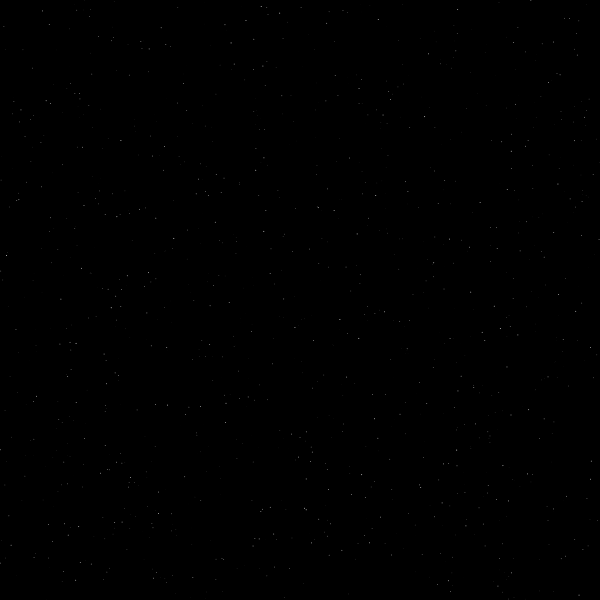
Frame 1 (no input)
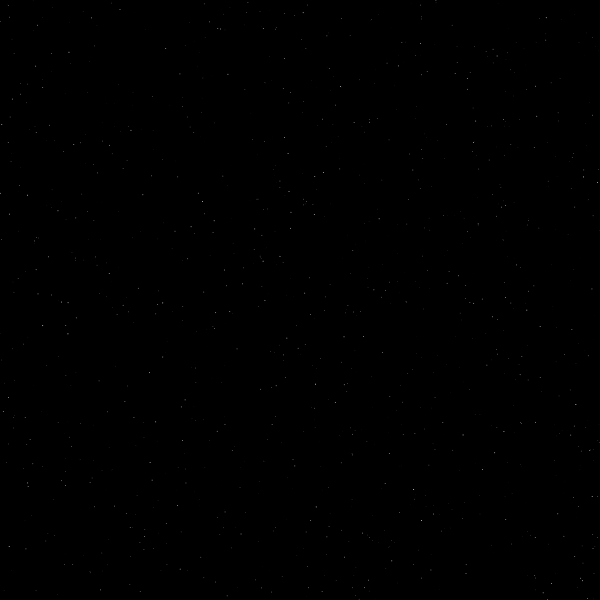
Frame 60 (the mouse pressed at the canvas centre just before this capture)
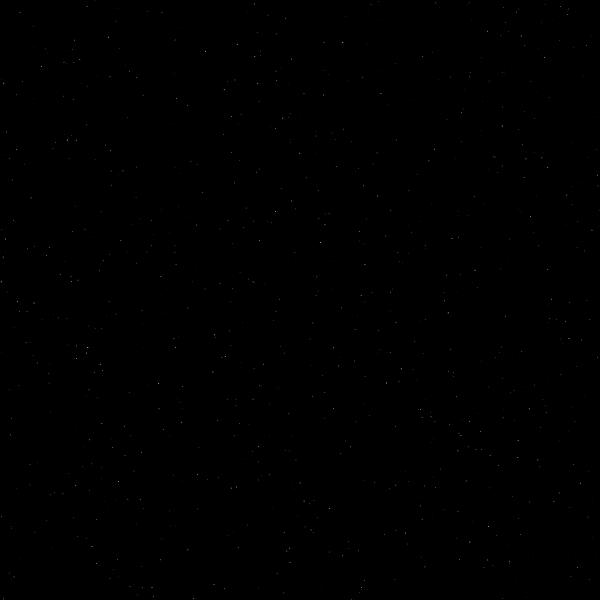
Frame 120 (the mouse held since frame 60 and released just before this capture)

The Processing sketch that drew these frames (run headless with seeded random() and noise(); from frame 60 on, the mouse is pressed at the canvas centre):

// Processing sketch: processing_84195
// ── processing_84195.pde

void setup ()
{
  size(600,600);
  smooth();
}
void draw ()
{
background(0);
noStroke();
fill(250);


ellipse(random(0,600),random(0,600),random(0,1),random(0,1));
ellipse(random(0,600),random(0,600),random(0,1),random(0,1));
ellipse(random(0,600),random(0,600),random(0,1),random(0,1));
ellipse(random(0,600),random(0,600),random(0,1),random(0,1));
ellipse(random(0,600),random(0,600),random(0,1),random(0,1));
ellipse(random(0,600),random(0,600),random(0,1),random(0,1));
ellipse(random(0,600),random(0,600),random(0,1),random(0,1));
ellipse(random(0,600),random(0,600),random(0,1),random(0,1));
ellipse(random(0,600),random(0,600),random(0,1),random(0,1));
ellipse(random(0,600),random(0,600),random(0,1),random(0,1));
ellipse(random(0,600),random(0,600),random(0,1),random(0,1));
ellipse(random(0,600),random(0,600),random(0,1),random(0,1));
ellipse(random(0,600),random(0,600),random(0,1),random(0,1));
ellipse(random(0,600),random(0,600),random(0,1),random(0,1));
ellipse(random(0,600),random(0,600),random(0,1),random(0,1));
ellipse(random(0,600),random(0,600),random(0,1),random(0,1));
ellipse(random(0,600),random(0,600),random(0,1),random(0,1));
ellipse(random(0,600),random(0,600),random(0,1),random(0,1));
ellipse(random(0,600),random(0,600),random(0,1),random(0,1));
ellipse(random(0,600),random(0,600),random(0,1),random(0,1));
ellipse(random(0,600),random(0,600),random(0,1),random(0,1));
ellipse(random(0,600),random(0,600),random(0,1),random(0,1));
ellipse(random(0,600),random(0,600),random(0,1),random(0,1));
ellipse(random(0,600),random(0,600),random(0,1),random(0,1));
ellipse(random(0,600),random(0,600),random(0,1),random(0,1));
ellipse(random(0,600),random(0,600),random(0,1),random(0,1));
ellipse(random(0,600),random(0,600),random(0,1),random(0,1));
ellipse(random(0,600),random(0,600),random(0,1),random(0,1));
ellipse(random(0,600),random(0,600),random(0,1),random(0,1));
ellipse(random(0,600),random(0,600),random(0,1),random(0,1));
ellipse(random(0,600),random(0,600),random(0,1),random(0,1));
ellipse(random(0,600),random(0,600),random(0,1),random(0,1));
ellipse(random(0,600),random(0,600),random(0,1),random(0,1));
ellipse(random(0,600),random(0,600),random(0,1),random(0,1));
ellipse(random(0,600),random(0,600),random(0,1),random(0,1));
ellipse(random(0,600),random(0,600),random(0,1),random(0,1));
ellipse(random(0,600),random(0,600),random(0,1),random(0,1));
ellipse(random(0,600),random(0,600),random(0,1),random(0,1));
ellipse(random(0,600),random(0,600),random(0,1),random(0,1));
ellipse(random(0,600),random(0,600),random(0,1),random(0,1));
ellipse(random(0,600),random(0,600),random(0,1),random(0,1));
ellipse(random(0,600),random(0,600),random(0,1),random(0,1));
ellipse(random(0,600),random(0,600),random(0,1),random(0,1));
ellipse(random(0,600),random(0,600),random(0,1),random(0,1));
ellipse(random(0,600),random(0,600),random(0,1),random(0,1));
ellipse(random(0,600),random(0,600),random(0,1),random(0,1));
ellipse(random(0,600),random(0,600),random(0,1),random(0,1));
ellipse(random(0,600),random(0,600),random(0,1),random(0,1));
ellipse(random(0,600),random(0,600),random(0,1),random(0,1));
ellipse(random(0,600),random(0,600),random(0,1),random(0,1));
ellipse(random(0,600),random(0,600),random(0,1),random(0,1));
ellipse(random(0,600),random(0,600),random(0,1),random(0,1));
ellipse(random(0,600),random(0,600),random(0,1),random(0,1));
ellipse(random(0,600),random(0,600),random(0,1),random(0,1));
ellipse(random(0,600),random(0,600),random(0,1),random(0,1));
ellipse(random(0,600),random(0,600),random(0,1),random(0,1));
ellipse(random(0,600),random(0,600),random(0,1),random(0,1));
ellipse(random(0,600),random(0,600),random(0,1),random(0,1));
ellipse(random(0,600),random(0,600),random(0,1),random(0,1));
ellipse(random(0,600),random(0,600),random(0,1),random(0,1));
ellipse(random(0,600),random(0,600),random(0,1),random(0,1));
ellipse(random(0,600),random(0,600),random(0,1),random(0,1));
ellipse(random(0,600),random(0,600),random(0,1),random(0,1));
ellipse(random(0,600),random(0,600),random(0,1),random(0,1));
ellipse(random(0,600),random(0,600),random(0,1),random(0,1));
ellipse(random(0,600),random(0,600),random(0,1),random(0,1));
ellipse(random(0,600),random(0,600),random(0,1),random(0,1));
ellipse(random(0,600),random(0,600),random(0,1),random(0,1));
ellipse(random(0,600),random(0,600),random(0,1),random(0,1));
ellipse(random(0,600),random(0,600),random(0,1),random(0,1));
ellipse(random(0,600),random(0,600),random(0,1),random(0,1));
ellipse(random(0,600),random(0,600),random(0,1),random(0,1));
ellipse(random(0,600),random(0,600),random(0,1),random(0,1));
ellipse(random(0,600),random(0,600),random(0,1),random(0,1));
ellipse(random(0,600),random(0,600),random(0,1),random(0,1));
ellipse(random(0,600),random(0,600),random(0,1),random(0,1));
ellipse(random(0,600),random(0,600),random(0,1),random(0,1));
ellipse(random(0,600),random(0,600),random(0,1),random(0,1));
ellipse(random(0,600),random(0,600),random(0,1),random(0,1));
ellipse(random(0,600),random(0,600),random(0,1),random(0,1));
ellipse(random(0,600),random(0,600),random(0,1),random(0,1));
ellipse(random(0,600),random(0,600),random(0,1),random(0,1));
ellipse(random(0,600),random(0,600),random(0,1),random(0,1));
ellipse(random(0,600),random(0,600),random(0,1),random(0,1));
ellipse(random(0,600),random(0,600),random(0,1),random(0,1));
ellipse(random(0,600),random(0,600),random(0,1),random(0,1));
ellipse(random(0,600),random(0,600),random(0,1),random(0,1));
ellipse(random(0,600),random(0,600),random(0,1),random(0,1));
ellipse(random(0,600),random(0,600),random(0,1),random(0,1));
ellipse(random(0,600),random(0,600),random(0,1),random(0,1));
ellipse(random(0,600),random(0,600),random(0,1),random(0,1));
ellipse(random(0,600),random(0,600),random(0,1),random(0,1));
ellipse(random(0,600),random(0,600),random(0,1),random(0,1));
ellipse(random(0,600),random(0,600),random(0,1),random(0,1));
ellipse(random(0,600),random(0,600),random(0,1),random(0,1));
ellipse(random(0,600),random(0,600),random(0,1),random(0,1));
ellipse(random(0,600),random(0,600),random(0,1),random(0,1));
ellipse(random(0,600),random(0,600),random(0,1),random(0,1));
ellipse(random(0,600),random(0,600),random(0,1),random(0,1));
ellipse(random(0,600),random(0,600),random(0,1),random(0,1));
ellipse(random(0,600),random(0,600),random(0,1),random(0,1));
ellipse(random(0,600),random(0,600),random(0,1),random(0,1));
ellipse(random(0,600),random(0,600),random(0,1),random(0,1));
ellipse(random(0,600),random(0,600),random(0,1),random(0,1));
ellipse(random(0,600),random(0,600),random(0,1),random(0,1));
ellipse(random(0,600),random(0,600),random(0,1),random(0,1));
ellipse(random(0,600),random(0,600),random(0,1),random(0,1));
ellipse(random(0,600),random(0,600),random(0,1),random(0,1));
ellipse(random(0,600),random(0,600),random(0,1),random(0,1));
ellipse(random(0,600),random(0,600),random(0,1),random(0,1));
ellipse(random(0,600),random(0,600),random(0,1),random(0,1));
ellipse(random(0,600),random(0,600),random(0,1),random(0,1));
ellipse(random(0,600),random(0,600),random(0,1),random(0,1));
ellipse(random(0,600),random(0,600),random(0,1),random(0,1));
ellipse(random(0,600),random(0,600),random(0,1),random(0,1));
ellipse(random(0,600),random(0,600),random(0,1),random(0,1));
ellipse(random(0,600),random(0,600),random(0,1),random(0,1));
ellipse(random(0,600),random(0,600),random(0,1),random(0,1));
ellipse(random(0,600),random(0,600),random(0,1),random(0,1));
ellipse(random(0,600),random(0,600),random(0,1),random(0,1));
ellipse(random(0,600),random(0,600),random(0,1),random(0,1));
ellipse(random(0,600),random(0,600),random(0,1),random(0,1));
ellipse(random(0,600),random(0,600),random(0,1),random(0,1));
ellipse(random(0,600),random(0,600),random(0,1),random(0,1));
ellipse(random(0,600),random(0,600),random(0,1),random(0,1));
ellipse(random(0,600),random(0,600),random(0,1),random(0,1));
ellipse(random(0,600),random(0,600),random(0,1),random(0,1));
ellipse(random(0,600),random(0,600),random(0,1),random(0,1));
ellipse(random(0,600),random(0,600),random(0,1),random(0,1));
ellipse(random(0,600),random(0,600),random(0,1),random(0,1));
ellipse(random(0,600),random(0,600),random(0,1),random(0,1));
ellipse(random(0,600),random(0,600),random(0,1),random(0,1));
ellipse(random(0,600),random(0,600),random(0,1),random(0,1));
ellipse(random(0,600),random(0,600),random(0,1),random(0,1));
ellipse(random(0,600),random(0,600),random(0,1),random(0,1));
ellipse(random(0,600),random(0,600),random(0,1),random(0,1));
ellipse(random(0,600),random(0,600),random(0,1),random(0,1));
ellipse(random(0,600),random(0,600),random(0,1),random(0,1));
ellipse(random(0,600),random(0,600),random(0,1),random(0,1));
ellipse(random(0,600),random(0,600),random(0,1),random(0,1));
ellipse(random(0,600),random(0,600),random(0,1),random(0,1));
ellipse(random(0,600),random(0,600),random(0,1),random(0,1));
ellipse(random(0,600),random(0,600),random(0,1),random(0,1));
ellipse(random(0,600),random(0,600),random(0,1),random(0,1));
ellipse(random(0,600),random(0,600),random(0,1),random(0,1));
ellipse(random(0,600),random(0,600),random(0,1),random(0,1));
ellipse(random(0,600),random(0,600),random(0,1),random(0,1));
ellipse(random(0,600),random(0,600),random(0,1),random(0,1));
ellipse(random(0,600),random(0,600),random(0,1),random(0,1));
ellipse(random(0,600),random(0,600),random(0,1),random(0,1));
ellipse(random(0,600),random(0,600),random(0,1),random(0,1));
ellipse(random(0,600),random(0,600),random(0,1),random(0,1));
ellipse(random(0,600),random(0,600),random(0,1),random(0,1));
ellipse(random(0,600),random(0,600),random(0,1),random(0,1));
ellipse(random(0,600),random(0,600),random(0,1),random(0,1));
ellipse(random(0,600),random(0,600),random(0,1),random(0,1));
ellipse(random(0,600),random(0,600),random(0,1),random(0,1));
ellipse(random(0,600),random(0,600),random(0,1),random(0,1));
ellipse(random(0,600),random(0,600),random(0,1),random(0,1));
ellipse(random(0,600),random(0,600),random(0,1),random(0,1));
ellipse(random(0,600),random(0,600),random(0,1),random(0,1));
ellipse(random(0,600),random(0,600),random(0,1),random(0,1));
ellipse(random(0,600),random(0,600),random(0,1),random(0,1));
ellipse(random(0,600),random(0,600),random(0,1),random(0,1));
ellipse(random(0,600),random(0,600),random(0,1),random(0,1));
ellipse(random(0,600),random(0,600),random(0,1),random(0,1));
ellipse(random(0,600),random(0,600),random(0,1),random(0,1));
ellipse(random(0,600),random(0,600),random(0,1),random(0,1));
ellipse(random(0,600),random(0,600),random(0,1),random(0,1));
ellipse(random(0,600),random(0,600),random(0,1),random(0,1));
ellipse(random(0,600),random(0,600),random(0,1),random(0,1));
ellipse(random(0,600),random(0,600),random(0,1),random(0,1));
ellipse(random(0,600),random(0,600),random(0,1),random(0,1));
ellipse(random(0,600),random(0,600),random(0,1),random(0,1));
ellipse(random(0,600),random(0,600),random(0,1),random(0,1));
ellipse(random(0,600),random(0,600),random(0,1),random(0,1));
ellipse(random(0,600),random(0,600),random(0,1),random(0,1));
ellipse(random(0,600),random(0,600),random(0,1),random(0,1));
ellipse(random(0,600),random(0,600),random(0,1),random(0,1));
ellipse(random(0,600),random(0,600),random(0,1),random(0,1));
ellipse(random(0,600),random(0,600),random(0,1),random(0,1));
ellipse(random(0,600),random(0,600),random(0,1),random(0,1));
ellipse(random(0,600),random(0,600),random(0,1),random(0,1));
ellipse(random(0,600),random(0,600),random(0,1),random(0,1));
ellipse(random(0,600),random(0,600),random(0,1),random(0,1));
ellipse(random(0,600),random(0,600),random(0,1),random(0,1));
ellipse(random(0,600),random(0,600),random(0,1),random(0,1));
ellipse(random(0,600),random(0,600),random(0,1),random(0,1));
ellipse(random(0,600),random(0,600),random(0,1),random(0,1));
ellipse(random(0,600),random(0,600),random(0,1),random(0,1));
ellipse(random(0,600),random(0,600),random(0,1),random(0,1));
ellipse(random(0,600),random(0,600),random(0,1),random(0,1));
ellipse(random(0,600),random(0,600),random(0,1),random(0,1));
ellipse(random(0,600),random(0,600),random(0,1),random(0,1));
ellipse(random(0,600),random(0,600),random(0,1),random(0,1));
ellipse(random(0,600),random(0,600),random(0,1),random(0,1));
ellipse(random(0,600),random(0,600),random(0,1),random(0,1));
ellipse(random(0,600),random(0,600),random(0,1),random(0,1));
ellipse(random(0,600),random(0,600),random(0,1),random(0,1));
ellipse(random(0,600),random(0,600),random(0,1),random(0,1));
ellipse(random(0,600),random(0,600),random(0,1),random(0,1));
ellipse(random(0,600),random(0,600),random(0,1),random(0,1));
ellipse(random(0,600),random(0,600),random(0,1),random(0,1));
ellipse(random(0,600),random(0,600),random(0,1),random(0,1));
ellipse(random(0,600),random(0,600),random(0,1),random(0,1));
ellipse(random(0,600),random(0,600),random(0,1),random(0,1));
ellipse(random(0,600),random(0,600),random(0,1),random(0,1));
ellipse(random(0,600),random(0,600),random(0,1),random(0,1));
ellipse(random(0,600),random(0,600),random(0,1),random(0,1));
ellipse(random(0,600),random(0,600),random(0,1),random(0,1));
ellipse(random(0,600),random(0,600),random(0,1),random(0,1));
ellipse(random(0,600),random(0,600),random(0,1),random(0,1));
ellipse(random(0,600),random(0,600),random(0,1),random(0,1));
ellipse(random(0,600),random(0,600),random(0,1),random(0,1));
ellipse(random(0,600),random(0,600),random(0,1),random(0,1));
ellipse(random(0,600),random(0,600),random(0,1),random(0,1));
ellipse(random(0,600),random(0,600),random(0,1),random(0,1));
ellipse(random(0,600),random(0,600),random(0,1),random(0,1));
ellipse(random(0,600),random(0,600),random(0,1),random(0,1));
ellipse(random(0,600),random(0,600),random(0,1),random(0,1));
ellipse(random(0,600),random(0,600),random(0,1),random(0,1));
ellipse(random(0,600),random(0,600),random(0,1),random(0,1));
ellipse(random(0,600),random(0,600),random(0,1),random(0,1));
ellipse(random(0,600),random(0,600),random(0,1),random(0,1));
ellipse(random(0,600),random(0,600),random(0,1),random(0,1));
ellipse(random(0,600),random(0,600),random(0,1),random(0,1));
ellipse(random(0,600),random(0,600),random(0,1),random(0,1));
ellipse(random(0,600),random(0,600),random(0,1),random(0,1));
ellipse(random(0,600),random(0,600),random(0,1),random(0,1));
ellipse(random(0,600),random(0,600),random(0,1),random(0,1));
ellipse(random(0,600),random(0,600),random(0,1),random(0,1));
ellipse(random(0,600),random(0,600),random(0,1),random(0,1));
ellipse(random(0,600),random(0,600),random(0,1),random(0,1));
ellipse(random(0,600),random(0,600),random(0,1),random(0,1));
ellipse(random(0,600),random(0,600),random(0,1),random(0,1));
ellipse(random(0,600),random(0,600),random(0,1),random(0,1));
ellipse(random(0,600),random(0,600),random(0,1),random(0,1));
ellipse(random(0,600),random(0,600),random(0,1),random(0,1));
ellipse(random(0,600),random(0,600),random(0,1),random(0,1));
ellipse(random(0,600),random(0,600),random(0,1),random(0,1));
ellipse(random(0,600),random(0,600),random(0,1),random(0,1));
ellipse(random(0,600),random(0,600),random(0,1),random(0,1));
ellipse(random(0,600),random(0,600),random(0,1),random(0,1));
ellipse(random(0,600),random(0,600),random(0,1),random(0,1));
ellipse(random(0,600),random(0,600),random(0,1),random(0,1));
ellipse(random(0,600),random(0,600),random(0,1),random(0,1));
ellipse(random(0,600),random(0,600),random(0,1),random(0,1));
ellipse(random(0,600),random(0,600),random(0,1),random(0,1));
ellipse(random(0,600),random(0,600),random(0,1),random(0,1));
ellipse(random(0,600),random(0,600),random(0,1),random(0,1));
ellipse(random(0,600),random(0,600),random(0,1),random(0,1));
ellipse(random(0,600),random(0,600),random(0,1),random(0,1));
ellipse(random(0,600),random(0,600),random(0,1),random(0,1));
ellipse(random(0,600),random(0,600),random(0,1),random(0,1));
ellipse(random(0,600),random(0,600),random(0,1),random(0,1));
ellipse(random(0,600),random(0,600),random(0,1),random(0,1));
ellipse(random(0,600),random(0,600),random(0,1),random(0,1));
ellipse(random(0,600),random(0,600),random(0,1),random(0,1));
ellipse(random(0,600),random(0,600),random(0,1),random(0,1));
ellipse(random(0,600),random(0,600),random(0,1),random(0,1));
ellipse(random(0,600),random(0,600),random(0,1),random(0,1));
ellipse(random(0,600),random(0,600),random(0,1),random(0,1));
ellipse(random(0,600),random(0,600),random(0,1),random(0,1));
ellipse(random(0,600),random(0,600),random(0,1),random(0,1));
ellipse(random(0,600),random(0,600),random(0,1),random(0,1));
ellipse(random(0,600),random(0,600),random(0,1),random(0,1));
ellipse(random(0,600),random(0,600),random(0,1),random(0,1));
ellipse(random(0,600),random(0,600),random(0,1),random(0,1));
ellipse(random(0,600),random(0,600),random(0,1),random(0,1));
ellipse(random(0,600),random(0,600),random(0,1),random(0,1));
ellipse(random(0,600),random(0,600),random(0,1),random(0,1));
ellipse(random(0,600),random(0,600),random(0,1),random(0,1));
ellipse(random(0,600),random(0,600),random(0,1),random(0,1));
ellipse(random(0,600),random(0,600),random(0,1),random(0,1));
ellipse(random(0,600),random(0,600),random(0,1),random(0,1));
ellipse(random(0,600),random(0,600),random(0,1),random(0,1));
ellipse(random(0,600),random(0,600),random(0,1),random(0,1));
ellipse(random(0,600),random(0,600),random(0,1),random(0,1));
ellipse(random(0,600),random(0,600),random(0,1),random(0,1));
ellipse(random(0,600),random(0,600),random(0,1),random(0,1));
ellipse(random(0,600),random(0,600),random(0,1),random(0,1));
ellipse(random(0,600),random(0,600),random(0,1),random(0,1));
ellipse(random(0,600),random(0,600),random(0,1),random(0,1));
ellipse(random(0,600),random(0,600),random(0,1),random(0,1));
ellipse(random(0,600),random(0,600),random(0,1),random(0,1));
ellipse(random(0,600),random(0,600),random(0,1),random(0,1));
ellipse(random(0,600),random(0,600),random(0,1),random(0,1));
ellipse(random(0,600),random(0,600),random(0,1),random(0,1));
ellipse(random(0,600),random(0,600),random(0,1),random(0,1));
ellipse(random(0,600),random(0,600),random(0,1),random(0,1));
ellipse(random(0,600),random(0,600),random(0,1),random(0,1));
ellipse(random(0,600),random(0,600),random(0,1),random(0,1));
ellipse(random(0,600),random(0,600),random(0,1),random(0,1));
ellipse(random(0,600),random(0,600),random(0,1),random(0,1));
ellipse(random(0,600),random(0,600),random(0,1),random(0,1));
ellipse(random(0,600),random(0,600),random(0,1),random(0,1));
ellipse(random(0,600),random(0,600),random(0,1),random(0,1));
ellipse(random(0,600),random(0,600),random(0,1),random(0,1));
ellipse(random(0,600),random(0,600),random(0,1),random(0,1));
ellipse(random(0,600),random(0,600),random(0,1),random(0,1));
ellipse(random(0,600),random(0,600),random(0,1),random(0,1));
ellipse(random(0,600),random(0,600),random(0,1),random(0,1));
ellipse(random(0,600),random(0,600),random(0,1),random(0,1));
ellipse(random(0,600),random(0,600),random(0,1),random(0,1));
ellipse(random(0,600),random(0,600),random(0,1),random(0,1));
ellipse(random(0,600),random(0,600),random(0,1),random(0,1));
ellipse(random(0,600),random(0,600),random(0,1),random(0,1));
ellipse(random(0,600),random(0,600),random(0,1),random(0,1));
ellipse(random(0,600),random(0,600),random(0,1),random(0,1));
ellipse(random(0,600),random(0,600),random(0,1),random(0,1));
ellipse(random(0,600),random(0,600),random(0,1),random(0,1));
ellipse(random(0,600),random(0,600),random(0,1),random(0,1));
ellipse(random(0,600),random(0,600),random(0,1),random(0,1));
ellipse(random(0,600),random(0,600),random(0,1),random(0,1));
ellipse(random(0,600),random(0,600),random(0,1),random(0,1));
ellipse(random(0,600),random(0,600),random(0,1),random(0,1));
ellipse(random(0,600),random(0,600),random(0,1),random(0,1));
ellipse(random(0,600),random(0,600),random(0,1),random(0,1));
ellipse(random(0,600),random(0,600),random(0,1),random(0,1));
ellipse(random(0,600),random(0,600),random(0,1),random(0,1));
ellipse(random(0,600),random(0,600),random(0,1),random(0,1));
ellipse(random(0,600),random(0,600),random(0,1),random(0,1));
ellipse(random(0,600),random(0,600),random(0,1),random(0,1));
ellipse(random(0,600),random(0,600),random(0,1),random(0,1));
ellipse(random(0,600),random(0,600),random(0,1),random(0,1));
ellipse(random(0,600),random(0,600),random(0,1),random(0,1));
ellipse(random(0,600),random(0,600),random(0,1),random(0,1));
ellipse(random(0,600),random(0,600),random(0,1),random(0,1));
ellipse(random(0,600),random(0,600),random(0,1),random(0,1));
ellipse(random(0,600),random(0,600),random(0,1),random(0,1));
ellipse(random(0,600),random(0,600),random(0,1),random(0,1));
ellipse(random(0,600),random(0,600),random(0,1),random(0,1));
ellipse(random(0,600),random(0,600),random(0,1),random(0,1));
ellipse(random(0,600),random(0,600),random(0,1),random(0,1));
ellipse(random(0,600),random(0,600),random(0,1),random(0,1));
ellipse(random(0,600),random(0,600),random(0,1),random(0,1));
ellipse(random(0,600),random(0,600),random(0,1),random(0,1));
ellipse(random(0,600),random(0,600),random(0,1),random(0,1));
ellipse(random(0,600),random(0,600),random(0,1),random(0,1));
ellipse(random(0,600),random(0,600),random(0,1),random(0,1));
ellipse(random(0,600),random(0,600),random(0,1),random(0,1));
ellipse(random(0,600),random(0,600),random(0,1),random(0,1));
ellipse(random(0,600),random(0,600),random(0,1),random(0,1));
ellipse(random(0,600),random(0,600),random(0,1),random(0,1));
ellipse(random(0,600),random(0,600),random(0,1),random(0,1));
ellipse(random(0,600),random(0,600),random(0,1),random(0,1));
ellipse(random(0,600),random(0,600),random(0,1),random(0,1));
ellipse(random(0,600),random(0,600),random(0,1),random(0,1));
ellipse(random(0,600),random(0,600),random(0,1),random(0,1));
ellipse(random(0,600),random(0,600),random(0,1),random(0,1));
ellipse(random(0,600),random(0,600),random(0,1),random(0,1));
ellipse(random(0,600),random(0,600),random(0,1),random(0,1));
ellipse(random(0,600),random(0,600),random(0,1),random(0,1));
ellipse(random(0,600),random(0,600),random(0,1),random(0,1));
ellipse(random(0,600),random(0,600),random(0,1),random(0,1));
ellipse(random(0,600),random(0,600),random(0,1),random(0,1));
ellipse(random(0,600),random(0,600),random(0,1),random(0,1));
ellipse(random(0,600),random(0,600),random(0,1),random(0,1));
ellipse(random(0,600),random(0,600),random(0,1),random(0,1));
ellipse(random(0,600),random(0,600),random(0,1),random(0,1));
ellipse(random(0,600),random(0,600),random(0,1),random(0,1));
ellipse(random(0,600),random(0,600),random(0,1),random(0,1));
ellipse(random(0,600),random(0,600),random(0,1),random(0,1));
ellipse(random(0,600),random(0,600),random(0,1),random(0,1));
ellipse(random(0,600),random(0,600),random(0,1),random(0,1));
ellipse(random(0,600),random(0,600),random(0,1),random(0,1));
ellipse(random(0,600),random(0,600),random(0,1),random(0,1));
ellipse(random(0,600),random(0,600),random(0,1),random(0,1));
ellipse(random(0,600),random(0,600),random(0,1),random(0,1));
ellipse(random(0,600),random(0,600),random(0,1),random(0,1));
ellipse(random(0,600),random(0,600),random(0,1),random(0,1));
ellipse(random(0,600),random(0,600),random(0,1),random(0,1));
ellipse(random(0,600),random(0,600),random(0,1),random(0,1));
ellipse(random(0,600),random(0,600),random(0,1),random(0,1));
ellipse(random(0,600),random(0,600),random(0,1),random(0,1));
ellipse(random(0,600),random(0,600),random(0,1),random(0,1));
ellipse(random(0,600),random(0,600),random(0,1),random(0,1));
ellipse(random(0,600),random(0,600),random(0,1),random(0,1));
ellipse(random(0,600),random(0,600),random(0,1),random(0,1));
ellipse(random(0,600),random(0,600),random(0,1),random(0,1));
ellipse(random(0,600),random(0,600),random(0,1),random(0,1));
ellipse(random(0,600),random(0,600),random(0,1),random(0,1));
ellipse(random(0,600),random(0,600),random(0,1),random(0,1));
ellipse(random(0,600),random(0,600),random(0,1),random(0,1));
ellipse(random(0,600),random(0,600),random(0,1),random(0,1));
ellipse(random(0,600),random(0,600),random(0,1),random(0,1));
ellipse(random(0,600),random(0,600),random(0,1),random(0,1));
ellipse(random(0,600),random(0,600),random(0,1),random(0,1));
ellipse(random(0,600),random(0,600),random(0,1),random(0,1));
ellipse(random(0,600),random(0,600),random(0,1),random(0,1));
ellipse(random(0,600),random(0,600),random(0,1),random(0,1));
ellipse(random(0,600),random(0,600),random(0,1),random(0,1));
ellipse(random(0,600),random(0,600),random(0,1),random(0,1));
ellipse(random(0,600),random(0,600),random(0,1),random(0,1));
ellipse(random(0,600),random(0,600),random(0,1),random(0,1));
ellipse(random(0,600),random(0,600),random(0,1),random(0,1));
ellipse(random(0,600),random(0,600),random(0,1),random(0,1));
ellipse(random(0,600),random(0,600),random(0,1),random(0,1));
ellipse(random(0,600),random(0,600),random(0,1),random(0,1));
ellipse(random(0,600),random(0,600),random(0,1),random(0,1));
ellipse(random(0,600),random(0,600),random(0,1),random(0,1));
ellipse(random(0,600),random(0,600),random(0,1),random(0,1));
ellipse(random(0,600),random(0,600),random(0,1),random(0,1));
ellipse(random(0,600),random(0,600),random(0,1),random(0,1));
ellipse(random(0,600),random(0,600),random(0,1),random(0,1));
ellipse(random(0,600),random(0,600),random(0,1),random(0,1));
ellipse(random(0,600),random(0,600),random(0,1),random(0,1));
ellipse(random(0,600),random(0,600),random(0,1),random(0,1));
ellipse(random(0,600),random(0,600),random(0,1),random(0,1));
ellipse(random(0,600),random(0,600),random(0,1),random(0,1));
ellipse(random(0,600),random(0,600),random(0,1),random(0,1));
ellipse(random(0,600),random(0,600),random(0,1),random(0,1));
ellipse(random(0,600),random(0,600),random(0,1),random(0,1));
ellipse(random(0,600),random(0,600),random(0,1),random(0,1));
ellipse(random(0,600),random(0,600),random(0,1),random(0,1));
ellipse(random(0,600),random(0,600),random(0,1),random(0,1));
ellipse(random(0,600),random(0,600),random(0,1),random(0,1));
ellipse(random(0,600),random(0,600),random(0,1),random(0,1));
ellipse(random(0,600),random(0,600),random(0,1),random(0,1));
ellipse(random(0,600),random(0,600),random(0,1),random(0,1));
ellipse(random(0,600),random(0,600),random(0,1),random(0,1));
ellipse(random(0,600),random(0,600),random(0,1),random(0,1));
ellipse(random(0,600),random(0,600),random(0,1),random(0,1));
ellipse(random(0,600),random(0,600),random(0,1),random(0,1));
ellipse(random(0,600),random(0,600),random(0,1),random(0,1));
ellipse(random(0,600),random(0,600),random(0,1),random(0,1));
ellipse(random(0,600),random(0,600),random(0,1),random(0,1));
ellipse(random(0,600),random(0,600),random(0,1),random(0,1));
ellipse(random(0,600),random(0,600),random(0,1),random(0,1));
ellipse(random(0,600),random(0,600),random(0,1),random(0,1));
ellipse(random(0,600),random(0,600),random(0,1),random(0,1));
ellipse(random(0,600),random(0,600),random(0,1),random(0,1));
ellipse(random(0,600),random(0,600),random(0,1),random(0,1));
ellipse(random(0,600),random(0,600),random(0,1),random(0,1));
ellipse(random(0,600),random(0,600),random(0,1),random(0,1));
ellipse(random(0,600),random(0,600),random(0,1),random(0,1));
ellipse(random(0,600),random(0,600),random(0,1),random(0,1));
ellipse(random(0,600),random(0,600),random(0,1),random(0,1));
ellipse(random(0,600),random(0,600),random(0,1),random(0,1));
ellipse(random(0,600),random(0,600),random(0,1),random(0,1));
ellipse(random(0,600),random(0,600),random(0,1),random(0,1));
ellipse(random(0,600),random(0,600),random(0,1),random(0,1));
ellipse(random(0,600),random(0,600),random(0,1),random(0,1));
ellipse(random(0,600),random(0,600),random(0,1),random(0,1));
ellipse(random(0,600),random(0,600),random(0,1),random(0,1));
ellipse(random(0,600),random(0,600),random(0,1),random(0,1));
ellipse(random(0,600),random(0,600),random(0,1),random(0,1));
ellipse(random(0,600),random(0,600),random(0,1),random(0,1));
ellipse(random(0,600),random(0,600),random(0,1),random(0,1));
ellipse(random(0,600),random(0,600),random(0,1),random(0,1));
ellipse(random(0,600),random(0,600),random(0,1),random(0,1));
ellipse(random(0,600),random(0,600),random(0,1),random(0,1));
ellipse(random(0,600),random(0,600),random(0,1),random(0,1));
ellipse(random(0,600),random(0,600),random(0,1),random(0,1));
ellipse(random(0,600),random(0,600),random(0,1),random(0,1));
ellipse(random(0,600),random(0,600),random(0,1),random(0,1));
ellipse(random(0,600),random(0,600),random(0,1),random(0,1));
ellipse(random(0,600),random(0,600),random(0,1),random(0,1));
ellipse(random(0,600),random(0,600),random(0,1),random(0,1));
ellipse(random(0,600),random(0,600),random(0,1),random(0,1));
ellipse(random(0,600),random(0,600),random(0,1),random(0,1));
ellipse(random(0,600),random(0,600),random(0,1),random(0,1));
ellipse(random(0,600),random(0,600),random(0,1),random(0,1));
ellipse(random(0,600),random(0,600),random(0,1),random(0,1));
ellipse(random(0,600),random(0,600),random(0,1),random(0,1));
ellipse(random(0,600),random(0,600),random(0,1),random(0,1));
ellipse(random(0,600),random(0,600),random(0,1),random(0,1));
ellipse(random(0,600),random(0,600),random(0,1),random(0,1));
ellipse(random(0,600),random(0,600),random(0,1),random(0,1));
ellipse(random(0,600),random(0,600),random(0,1),random(0,1));
ellipse(random(0,600),random(0,600),random(0,1),random(0,1));
ellipse(random(0,600),random(0,600),random(0,1),random(0,1));
ellipse(random(0,600),random(0,600),random(0,1),random(0,1));
ellipse(random(0,600),random(0,600),random(0,1),random(0,1));
ellipse(random(0,600),random(0,600),random(0,1),random(0,1));
ellipse(random(0,600),random(0,600),random(0,1),random(0,1));
ellipse(random(0,600),random(0,600),random(0,1),random(0,1));
ellipse(random(0,600),random(0,600),random(0,1),random(0,1));
ellipse(random(0,600),random(0,600),random(0,1),random(0,1));
ellipse(random(0,600),random(0,600),random(0,1),random(0,1));
ellipse(random(0,600),random(0,600),random(0,1),random(0,1));
ellipse(random(0,600),random(0,600),random(0,1),random(0,1));
ellipse(random(0,600),random(0,600),random(0,1),random(0,1));
ellipse(random(0,600),random(0,600),random(0,1),random(0,1));
ellipse(random(0,600),random(0,600),random(0,1),random(0,1));
ellipse(random(0,600),random(0,600),random(0,1),random(0,1));
ellipse(random(0,600),random(0,600),random(0,1),random(0,1));
ellipse(random(0,600),random(0,600),random(0,1),random(0,1));
ellipse(random(0,600),random(0,600),random(0,1),random(0,1));
ellipse(random(0,600),random(0,600),random(0,1),random(0,1));
ellipse(random(0,600),random(0,600),random(0,1),random(0,1));
ellipse(random(0,600),random(0,600),random(0,1),random(0,1));
ellipse(random(0,600),random(0,600),random(0,1),random(0,1));
ellipse(random(0,600),random(0,600),random(0,1),random(0,1));
ellipse(random(0,600),random(0,600),random(0,1),random(0,1));
ellipse(random(0,600),random(0,600),random(0,1),random(0,1));
ellipse(random(0,600),random(0,600),random(0,1),random(0,1));
ellipse(random(0,600),random(0,600),random(0,1),random(0,1));
ellipse(random(0,600),random(0,600),random(0,1),random(0,1));
ellipse(random(0,600),random(0,600),random(0,1),random(0,1));
ellipse(random(0,600),random(0,600),random(0,1),random(0,1));
ellipse(random(0,600),random(0,600),random(0,1),random(0,1));
ellipse(random(0,600),random(0,600),random(0,1),random(0,1));
ellipse(random(0,600),random(0,600),random(0,1),random(0,1));
ellipse(random(0,600),random(0,600),random(0,1),random(0,1));
ellipse(random(0,600),random(0,600),random(0,1),random(0,1));
ellipse(random(0,600),random(0,600),random(0,1),random(0,1));
ellipse(random(0,600),random(0,600),random(0,1),random(0,1));
ellipse(random(0,600),random(0,600),random(0,1),random(0,1));
ellipse(random(0,600),random(0,600),random(0,1),random(0,1));
ellipse(random(0,600),random(0,600),random(0,1),random(0,1));
ellipse(random(0,600),random(0,600),random(0,1),random(0,1));
ellipse(random(0,600),random(0,600),random(0,1),random(0,1));
ellipse(random(0,600),random(0,600),random(0,1),random(0,1));
ellipse(random(0,600),random(0,600),random(0,1),random(0,1));
ellipse(random(0,600),random(0,600),random(0,1),random(0,1));
ellipse(random(0,600),random(0,600),random(0,1),random(0,1));
ellipse(random(0,600),random(0,600),random(0,1),random(0,1));
ellipse(random(0,600),random(0,600),random(0,1),random(0,1));
ellipse(random(0,600),random(0,600),random(0,1),random(0,1));
ellipse(random(0,600),random(0,600),random(0,1),random(0,1));
ellipse(random(0,600),random(0,600),random(0,1),random(0,1));
ellipse(random(0,600),random(0,600),random(0,1),random(0,1));
ellipse(random(0,600),random(0,600),random(0,1),random(0,1));
ellipse(random(0,600),random(0,600),random(0,1),random(0,1));
ellipse(random(0,600),random(0,600),random(0,1),random(0,1));
ellipse(random(0,600),random(0,600),random(0,1),random(0,1));
ellipse(random(0,600),random(0,600),random(0,1),random(0,1));
ellipse(random(0,600),random(0,600),random(0,1),random(0,1));
ellipse(random(0,600),random(0,600),random(0,1),random(0,1));
ellipse(random(0,600),random(0,600),random(0,1),random(0,1));
ellipse(random(0,600),random(0,600),random(0,1),random(0,1));
ellipse(random(0,600),random(0,600),random(0,1),random(0,1));
ellipse(random(0,600),random(0,600),random(0,1),random(0,1));
ellipse(random(0,600),random(0,600),random(0,1),random(0,1));
ellipse(random(0,600),random(0,600),random(0,1),random(0,1));
ellipse(random(0,600),random(0,600),random(0,1),random(0,1));
ellipse(random(0,600),random(0,600),random(0,1),random(0,1));
ellipse(random(0,600),random(0,600),random(0,1),random(0,1));
ellipse(random(0,600),random(0,600),random(0,1),random(0,1));
ellipse(random(0,600),random(0,600),random(0,1),random(0,1));
ellipse(random(0,600),random(0,600),random(0,1),random(0,1));
ellipse(random(0,600),random(0,600),random(0,1),random(0,1));
ellipse(random(0,600),random(0,600),random(0,1),random(0,1));
ellipse(random(0,600),random(0,600),random(0,1),random(0,1));
ellipse(random(0,600),random(0,600),random(0,1),random(0,1));
ellipse(random(0,600),random(0,600),random(0,1),random(0,1));
ellipse(random(0,600),random(0,600),random(0,1),random(0,1));
ellipse(random(0,600),random(0,600),random(0,1),random(0,1));
ellipse(random(0,600),random(0,600),random(0,1),random(0,1));
ellipse(random(0,600),random(0,600),random(0,1),random(0,1));
ellipse(random(0,600),random(0,600),random(0,1),random(0,1));
ellipse(random(0,600),random(0,600),random(0,1),random(0,1));
ellipse(random(0,600),random(0,600),random(0,1),random(0,1));
ellipse(random(0,600),random(0,600),random(0,1),random(0,1));
ellipse(random(0,600),random(0,600),random(0,1),random(0,1));
ellipse(random(0,600),random(0,600),random(0,1),random(0,1));
ellipse(random(0,600),random(0,600),random(0,1),random(0,1));
ellipse(random(0,600),random(0,600),random(0,1),random(0,1));
ellipse(random(0,600),random(0,600),random(0,1),random(0,1));
ellipse(random(0,600),random(0,600),random(0,1),random(0,1));
ellipse(random(0,600),random(0,600),random(0,1),random(0,1));
ellipse(random(0,600),random(0,600),random(0,1),random(0,1));
ellipse(random(0,600),random(0,600),random(0,1),random(0,1));
ellipse(random(0,600),random(0,600),random(0,1),random(0,1));
ellipse(random(0,600),random(0,600),random(0,1),random(0,1));
ellipse(random(0,600),random(0,600),random(0,1),random(0,1));
ellipse(random(0,600),random(0,600),random(0,1),random(0,1));
ellipse(random(0,600),random(0,600),random(0,1),random(0,1));
ellipse(random(0,600),random(0,600),random(0,1),random(0,1));
ellipse(random(0,600),random(0,600),random(0,1),random(0,1));
ellipse(random(0,600),random(0,600),random(0,1),random(0,1));
ellipse(random(0,600),random(0,600),random(0,1),random(0,1));
ellipse(random(0,600),random(0,600),random(0,1),random(0,1));
ellipse(random(0,600),random(0,600),random(0,1),random(0,1));
ellipse(random(0,600),random(0,600),random(0,1),random(0,1));
ellipse(random(0,600),random(0,600),random(0,1),random(0,1));
ellipse(random(0,600),random(0,600),random(0,1),random(0,1));
ellipse(random(0,600),random(0,600),random(0,1),random(0,1));
ellipse(random(0,600),random(0,600),random(0,1),random(0,1));
ellipse(random(0,600),random(0,600),random(0,1),random(0,1));
ellipse(random(0,600),random(0,600),random(0,1),random(0,1));
ellipse(random(0,600),random(0,600),random(0,1),random(0,1));
ellipse(random(0,600),random(0,600),random(0,1),random(0,1));
ellipse(random(0,600),random(0,600),random(0,1),random(0,1));
ellipse(random(0,600),random(0,600),random(0,1),random(0,1));
ellipse(random(0,600),random(0,600),random(0,1),random(0,1));
ellipse(random(0,600),random(0,600),random(0,1),random(0,1));
ellipse(random(0,600),random(0,600),random(0,1),random(0,1));
ellipse(random(0,600),random(0,600),random(0,1),random(0,1));
ellipse(random(0,600),random(0,600),random(0,1),random(0,1));
ellipse(random(0,600),random(0,600),random(0,1),random(0,1));
ellipse(random(0,600),random(0,600),random(0,1),random(0,1));
ellipse(random(0,600),random(0,600),random(0,1),random(0,1));
ellipse(random(0,600),random(0,600),random(0,1),random(0,1));
ellipse(random(0,600),random(0,600),random(0,1),random(0,1));
ellipse(random(0,600),random(0,600),random(0,1),random(0,1));
ellipse(random(0,600),random(0,600),random(0,1),random(0,1));
ellipse(random(0,600),random(0,600),random(0,1),random(0,1));
ellipse(random(0,600),random(0,600),random(0,1),random(0,1));
ellipse(random(0,600),random(0,600),random(0,1),random(0,1));
ellipse(random(0,600),random(0,600),random(0,1),random(0,1));
ellipse(random(0,600),random(0,600),random(0,1),random(0,1));
ellipse(random(0,600),random(0,600),random(0,1),random(0,1));
ellipse(random(0,600),random(0,600),random(0,1),random(0,1));
ellipse(random(0,600),random(0,600),random(0,1),random(0,1));
ellipse(random(0,600),random(0,600),random(0,1),random(0,1));
ellipse(random(0,600),random(0,600),random(0,1),random(0,1));
ellipse(random(0,600),random(0,600),random(0,1),random(0,1));
ellipse(random(0,600),random(0,600),random(0,1),random(0,1));
ellipse(random(0,600),random(0,600),random(0,1),random(0,1));
ellipse(random(0,600),random(0,600),random(0,1),random(0,1));
ellipse(random(0,600),random(0,600),random(0,1),random(0,1));
ellipse(random(0,600),random(0,600),random(0,1),random(0,1));
ellipse(random(0,600),random(0,600),random(0,1),random(0,1));
ellipse(random(0,600),random(0,600),random(0,1),random(0,1));
ellipse(random(0,600),random(0,600),random(0,1),random(0,1));
ellipse(random(0,600),random(0,600),random(0,1),random(0,1));
ellipse(random(0,600),random(0,600),random(0,1),random(0,1));
ellipse(random(0,600),random(0,600),random(0,1),random(0,1));
ellipse(random(0,600),random(0,600),random(0,1),random(0,1));
ellipse(random(0,600),random(0,600),random(0,1),random(0,1));
ellipse(random(0,600),random(0,600),random(0,1),random(0,1));
ellipse(random(0,600),random(0,600),random(0,1),random(0,1));
ellipse(random(0,600),random(0,600),random(0,1),random(0,1));
ellipse(random(0,600),random(0,600),random(0,1),random(0,1));
ellipse(random(0,600),random(0,600),random(0,1),random(0,1));
ellipse(random(0,600),random(0,600),random(0,1),random(0,1));
ellipse(random(0,600),random(0,600),random(0,1),random(0,1));
ellipse(random(0,600),random(0,600),random(0,1),random(0,1));
ellipse(random(0,600),random(0,600),random(0,1),random(0,1));
ellipse(random(0,600),random(0,600),random(0,1),random(0,1));
ellipse(random(0,600),random(0,600),random(0,1),random(0,1));
ellipse(random(0,600),random(0,600),random(0,1),random(0,1));

ellipse(random(0,600),random(0,600),random(0,1),random(0,1));
ellipse(random(0,600),random(0,600),random(0,1),random(0,1));
ellipse(random(0,600),random(0,600),random(0,1),random(0,1));
ellipse(random(0,600),random(0,600),random(0,1),random(0,1));
ellipse(random(0,600),random(0,600),random(0,1),random(0,1));
ellipse(random(0,600),random(0,600),random(0,1),random(0,1));
ellipse(random(0,600),random(0,600),random(0,1),random(0,1));
ellipse(random(0,600),random(0,600),random(0,1),random(0,1));
ellipse(random(0,600),random(0,600),random(0,1),random(0,1));
ellipse(random(0,600),random(0,600),random(0,1),random(0,1));
ellipse(random(0,600),random(0,600),random(0,1),random(0,1));
ellipse(random(0,600),random(0,600),random(0,1),random(0,1));
ellipse(random(0,600),random(0,600),random(0,1),random(0,1));
ellipse(random(0,600),random(0,600),random(0,1),random(0,1));
ellipse(random(0,600),random(0,600),random(0,1),random(0,1));
ellipse(random(0,600),random(0,600),random(0,1),random(0,1));
ellipse(random(0,600),random(0,600),random(0,1),random(0,1));
ellipse(random(0,600),random(0,600),random(0,1),random(0,1));
ellipse(random(0,600),random(0,600),random(0,1),random(0,1));
ellipse(random(0,600),random(0,600),random(0,1),random(0,1));
ellipse(random(0,600),random(0,600),random(0,1),random(0,1));
ellipse(random(0,600),random(0,600),random(0,1),random(0,1));
ellipse(random(0,600),random(0,600),random(0,1),random(0,1));
ellipse(random(0,600),random(0,600),random(0,1),random(0,1));
ellipse(random(0,600),random(0,600),random(0,1),random(0,1));
ellipse(random(0,600),random(0,600),random(0,1),random(0,1));
ellipse(random(0,600),random(0,600),random(0,1),random(0,1));
ellipse(random(0,600),random(0,600),random(0,1),random(0,1));
ellipse(random(0,600),random(0,600),random(0,1),random(0,1));
ellipse(random(0,600),random(0,600),random(0,1),random(0,1));
ellipse(random(0,600),random(0,600),random(0,1),random(0,1));
ellipse(random(0,600),random(0,600),random(0,1),random(0,1));
ellipse(random(0,600),random(0,600),random(0,1),random(0,1));
ellipse(random(0,600),random(0,600),random(0,1),random(0,1));
ellipse(random(0,600),random(0,600),random(0,1),random(0,1));
ellipse(random(0,600),random(0,600),random(0,1),random(0,1));
ellipse(random(0,600),random(0,600),random(0,1),random(0,1));
ellipse(random(0,600),random(0,600),random(0,1),random(0,1));
ellipse(random(0,600),random(0,600),random(0,1),random(0,1));
ellipse(random(0,600),random(0,600),random(0,1),random(0,1));
ellipse(random(0,600),random(0,600),random(0,1),random(0,1));
ellipse(random(0,600),random(0,600),random(0,1),random(0,1));
ellipse(random(0,600),random(0,600),random(0,1),random(0,1));
ellipse(random(0,600),random(0,600),random(0,1),random(0,1));
ellipse(random(0,600),random(0,600),random(0,1),random(0,1));
ellipse(random(0,600),random(0,600),random(0,1),random(0,1));
ellipse(random(0,600),random(0,600),random(0,1),random(0,1));
ellipse(random(0,600),random(0,600),random(0,1),random(0,1));
ellipse(random(0,600),random(0,600),random(0,1),random(0,1));
ellipse(random(0,600),random(0,600),random(0,1),random(0,1));
ellipse(random(0,600),random(0,600),random(0,1),random(0,1));
ellipse(random(0,600),random(0,600),random(0,1),random(0,1));
ellipse(random(0,600),random(0,600),random(0,1),random(0,1));
ellipse(random(0,600),random(0,600),random(0,1),random(0,1));
ellipse(random(0,600),random(0,600),random(0,1),random(0,1));
ellipse(random(0,600),random(0,600),random(0,1),random(0,1));
ellipse(random(0,600),random(0,600),random(0,1),random(0,1));
ellipse(random(0,600),random(0,600),random(0,1),random(0,1));
ellipse(random(0,600),random(0,600),random(0,1),random(0,1));
ellipse(random(0,600),random(0,600),random(0,1),random(0,1));
ellipse(random(0,600),random(0,600),random(0,1),random(0,1));
ellipse(random(0,600),random(0,600),random(0,1),random(0,1));
ellipse(random(0,600),random(0,600),random(0,1),random(0,1));
ellipse(random(0,600),random(0,600),random(0,1),random(0,1));
ellipse(random(0,600),random(0,600),random(0,1),random(0,1));
ellipse(random(0,600),random(0,600),random(0,1),random(0,1));
ellipse(random(0,600),random(0,600),random(0,1),random(0,1));
ellipse(random(0,600),random(0,600),random(0,1),random(0,1));
ellipse(random(0,600),random(0,600),random(0,1),random(0,1));
ellipse(random(0,600),random(0,600),random(0,1),random(0,1));
ellipse(random(0,600),random(0,600),random(0,1),random(0,1));
ellipse(random(0,600),random(0,600),random(0,1),random(0,1));
ellipse(random(0,600),random(0,600),random(0,1),random(0,1));
ellipse(random(0,600),random(0,600),random(0,1),random(0,1));
ellipse(random(0,600),random(0,600),random(0,1),random(0,1));
ellipse(random(0,600),random(0,600),random(0,1),random(0,1));
ellipse(random(0,600),random(0,600),random(0,1),random(0,1));
ellipse(random(0,600),random(0,600),random(0,1),random(0,1));
ellipse(random(0,600),random(0,600),random(0,1),random(0,1));
ellipse(random(0,600),random(0,600),random(0,1),random(0,1));
ellipse(random(0,600),random(0,600),random(0,1),random(0,1));
ellipse(random(0,600),random(0,600),random(0,1),random(0,1));
ellipse(random(0,600),random(0,600),random(0,1),random(0,1));
ellipse(random(0,600),random(0,600),random(0,1),random(0,1));
ellipse(random(0,600),random(0,600),random(0,1),random(0,1));
ellipse(random(0,600),random(0,600),random(0,1),random(0,1));
ellipse(random(0,600),random(0,600),random(0,1),random(0,1));
ellipse(random(0,600),random(0,600),random(0,1),random(0,1));
ellipse(random(0,600),random(0,600),random(0,1),random(0,1));
ellipse(random(0,600),random(0,600),random(0,1),random(0,1));
ellipse(random(0,600),random(0,600),random(0,1),random(0,1));
ellipse(random(0,600),random(0,600),random(0,1),random(0,1));
ellipse(random(0,600),random(0,600),random(0,1),random(0,1));
ellipse(random(0,600),random(0,600),random(0,1),random(0,1));
ellipse(random(0,600),random(0,600),random(0,1),random(0,1));
ellipse(random(0,600),random(0,600),random(0,1),random(0,1));
ellipse(random(0,600),random(0,600),random(0,1),random(0,1));
ellipse(random(0,600),random(0,600),random(0,1),random(0,1));
ellipse(random(0,600),random(0,600),random(0,1),random(0,1));
ellipse(random(0,600),random(0,600),random(0,1),random(0,1));
ellipse(random(0,600),random(0,600),random(0,1),random(0,1));
ellipse(random(0,600),random(0,600),random(0,1),random(0,1));
ellipse(random(0,600),random(0,600),random(0,1),random(0,1));
ellipse(random(0,600),random(0,600),random(0,1),random(0,1));
ellipse(random(0,600),random(0,600),random(0,1),random(0,1));
ellipse(random(0,600),random(0,600),random(0,1),random(0,1));
ellipse(random(0,600),random(0,600),random(0,1),random(0,1));
ellipse(random(0,600),random(0,600),random(0,1),random(0,1));
ellipse(random(0,600),random(0,600),random(0,1),random(0,1));
ellipse(random(0,600),random(0,600),random(0,1),random(0,1));
ellipse(random(0,600),random(0,600),random(0,1),random(0,1));
ellipse(random(0,600),random(0,600),random(0,1),random(0,1));
ellipse(random(0,600),random(0,600),random(0,1),random(0,1));
ellipse(random(0,600),random(0,600),random(0,1),random(0,1));
ellipse(random(0,600),random(0,600),random(0,1),random(0,1));
ellipse(random(0,600),random(0,600),random(0,1),random(0,1));
ellipse(random(0,600),random(0,600),random(0,1),random(0,1));
ellipse(random(0,600),random(0,600),random(0,1),random(0,1));
ellipse(random(0,600),random(0,600),random(0,1),random(0,1));
ellipse(random(0,600),random(0,600),random(0,1),random(0,1));
ellipse(random(0,600),random(0,600),random(0,1),random(0,1));
ellipse(random(0,600),random(0,600),random(0,1),random(0,1));
ellipse(random(0,600),random(0,600),random(0,1),random(0,1));
ellipse(random(0,600),random(0,600),random(0,1),random(0,1));
ellipse(random(0,600),random(0,600),random(0,1),random(0,1));
ellipse(random(0,600),random(0,600),random(0,1),random(0,1));
ellipse(random(0,600),random(0,600),random(0,1),random(0,1));
ellipse(random(0,600),random(0,600),random(0,1),random(0,1));
ellipse(random(0,600),random(0,600),random(0,1),random(0,1));
ellipse(random(0,600),random(0,600),random(0,1),random(0,1));
ellipse(random(0,600),random(0,600),random(0,1),random(0,1));
ellipse(random(0,600),random(0,600),random(0,1),random(0,1));
ellipse(random(0,600),random(0,600),random(0,1),random(0,1));
ellipse(random(0,600),random(0,600),random(0,1),random(0,1));
ellipse(random(0,600),random(0,600),random(0,1),random(0,1));
ellipse(random(0,600),random(0,600),random(0,1),random(0,1));
ellipse(random(0,600),random(0,600),random(0,1),random(0,1));
ellipse(random(0,600),random(0,600),random(0,1),random(0,1));
ellipse(random(0,600),random(0,600),random(0,1),random(0,1));
ellipse(random(0,600),random(0,600),random(0,1),random(0,1));
ellipse(random(0,600),random(0,600),random(0,1),random(0,1));
ellipse(random(0,600),random(0,600),random(0,1),random(0,1));
ellipse(random(0,600),random(0,600),random(0,1),random(0,1));
ellipse(random(0,600),random(0,600),random(0,1),random(0,1));
ellipse(random(0,600),random(0,600),random(0,1),random(0,1));
ellipse(random(0,600),random(0,600),random(0,1),random(0,1));
ellipse(random(0,600),random(0,600),random(0,1),random(0,1));
ellipse(random(0,600),random(0,600),random(0,1),random(0,1));
ellipse(random(0,600),random(0,600),random(0,1),random(0,1));
ellipse(random(0,600),random(0,600),random(0,1),random(0,1));
ellipse(random(0,600),random(0,600),random(0,1),random(0,1));
ellipse(random(0,600),random(0,600),random(0,1),random(0,1));
ellipse(random(0,600),random(0,600),random(0,1),random(0,1));
ellipse(random(0,600),random(0,600),random(0,1),random(0,1));
ellipse(random(0,600),random(0,600),random(0,1),random(0,1));
ellipse(random(0,600),random(0,600),random(0,1),random(0,1));
ellipse(random(0,600),random(0,600),random(0,1),random(0,1));
ellipse(random(0,600),random(0,600),random(0,1),random(0,1));
ellipse(random(0,600),random(0,600),random(0,1),random(0,1));
ellipse(random(0,600),random(0,600),random(0,1),random(0,1));
ellipse(random(0,600),random(0,600),random(0,1),random(0,1));
ellipse(random(0,600),random(0,600),random(0,1),random(0,1));
ellipse(random(0,600),random(0,600),random(0,1),random(0,1));
ellipse(random(0,600),random(0,600),random(0,1),random(0,1));
ellipse(random(0,600),random(0,600),random(0,1),random(0,1));
ellipse(random(0,600),random(0,600),random(0,1),random(0,1));
ellipse(random(0,600),random(0,600),random(0,1),random(0,1));
ellipse(random(0,600),random(0,600),random(0,1),random(0,1));
ellipse(random(0,600),random(0,600),random(0,1),random(0,1));
ellipse(random(0,600),random(0,600),random(0,1),random(0,1));
ellipse(random(0,600),random(0,600),random(0,1),random(0,1));
ellipse(random(0,600),random(0,600),random(0,1),random(0,1));
ellipse(random(0,600),random(0,600),random(0,1),random(0,1));
ellipse(random(0,600),random(0,600),random(0,1),random(0,1));
ellipse(random(0,600),random(0,600),random(0,1),random(0,1));
ellipse(random(0,600),random(0,600),random(0,1),random(0,1));
ellipse(random(0,600),random(0,600),random(0,1),random(0,1));
ellipse(random(0,600),random(0,600),random(0,1),random(0,1));
ellipse(random(0,600),random(0,600),random(0,1),random(0,1));
ellipse(random(0,600),random(0,600),random(0,1),random(0,1));
ellipse(random(0,600),random(0,600),random(0,1),random(0,1));
ellipse(random(0,600),random(0,600),random(0,1),random(0,1));
ellipse(random(0,600),random(0,600),random(0,1),random(0,1));
ellipse(random(0,600),random(0,600),random(0,1),random(0,1));
ellipse(random(0,600),random(0,600),random(0,1),random(0,1));
ellipse(random(0,600),random(0,600),random(0,1),random(0,1));
ellipse(random(0,600),random(0,600),random(0,1),random(0,1));
ellipse(random(0,600),random(0,600),random(0,1),random(0,1));
ellipse(random(0,600),random(0,600),random(0,1),random(0,1));
ellipse(random(0,600),random(0,600),random(0,1),random(0,1));
ellipse(random(0,600),random(0,600),random(0,1),random(0,1));
ellipse(random(0,600),random(0,600),random(0,1),random(0,1));
ellipse(random(0,600),random(0,600),random(0,1),random(0,1));
ellipse(random(0,600),random(0,600),random(0,1),random(0,1));
ellipse(random(0,600),random(0,600),random(0,1),random(0,1));
ellipse(random(0,600),random(0,600),random(0,1),random(0,1));
ellipse(random(0,600),random(0,600),random(0,1),random(0,1));
ellipse(random(0,600),random(0,600),random(0,1),random(0,1));
ellipse(random(0,600),random(0,600),random(0,1),random(0,1));
ellipse(random(0,600),random(0,600),random(0,1),random(0,1));
ellipse(random(0,600),random(0,600),random(0,1),random(0,1));
ellipse(random(0,600),random(0,600),random(0,1),random(0,1));
ellipse(random(0,600),random(0,600),random(0,1),random(0,1));
ellipse(random(0,600),random(0,600),random(0,1),random(0,1));
ellipse(random(0,600),random(0,600),random(0,1),random(0,1));
ellipse(random(0,600),random(0,600),random(0,1),random(0,1));
ellipse(random(0,600),random(0,600),random(0,1),random(0,1));
ellipse(random(0,600),random(0,600),random(0,1),random(0,1));
ellipse(random(0,600),random(0,600),random(0,1),random(0,1));
ellipse(random(0,600),random(0,600),random(0,1),random(0,1));
ellipse(random(0,600),random(0,600),random(0,1),random(0,1));
ellipse(random(0,600),random(0,600),random(0,1),random(0,1));
ellipse(random(0,600),random(0,600),random(0,1),random(0,1));
ellipse(random(0,600),random(0,600),random(0,1),random(0,1));
ellipse(random(0,600),random(0,600),random(0,1),random(0,1));
ellipse(random(0,600),random(0,600),random(0,1),random(0,1));
ellipse(random(0,600),random(0,600),random(0,1),random(0,1));
ellipse(random(0,600),random(0,600),random(0,1),random(0,1));
ellipse(random(0,600),random(0,600),random(0,1),random(0,1));
ellipse(random(0,600),random(0,600),random(0,1),random(0,1));
ellipse(random(0,600),random(0,600),random(0,1),random(0,1));
ellipse(random(0,600),random(0,600),random(0,1),random(0,1));
ellipse(random(0,600),random(0,600),random(0,1),random(0,1));
ellipse(random(0,600),random(0,600),random(0,1),random(0,1));
ellipse(random(0,600),random(0,600),random(0,1),random(0,1));
ellipse(random(0,600),random(0,600),random(0,1),random(0,1));
ellipse(random(0,600),random(0,600),random(0,1),random(0,1));
ellipse(random(0,600),random(0,600),random(0,1),random(0,1));
ellipse(random(0,600),random(0,600),random(0,1),random(0,1));
ellipse(random(0,600),random(0,600),random(0,1),random(0,1));
ellipse(random(0,600),random(0,600),random(0,1),random(0,1));
ellipse(random(0,600),random(0,600),random(0,1),random(0,1));
ellipse(random(0,600),random(0,600),random(0,1),random(0,1));
ellipse(random(0,600),random(0,600),random(0,1),random(0,1));
ellipse(random(0,600),random(0,600),random(0,1),random(0,1));
ellipse(random(0,600),random(0,600),random(0,1),random(0,1));
ellipse(random(0,600),random(0,600),random(0,1),random(0,1));
ellipse(random(0,600),random(0,600),random(0,1),random(0,1));
ellipse(random(0,600),random(0,600),random(0,1),random(0,1));
ellipse(random(0,600),random(0,600),random(0,1),random(0,1));
ellipse(random(0,600),random(0,600),random(0,1),random(0,1));
ellipse(random(0,600),random(0,600),random(0,1),random(0,1));
ellipse(random(0,600),random(0,600),random(0,1),random(0,1));
ellipse(random(0,600),random(0,600),random(0,1),random(0,1));
ellipse(random(0,600),random(0,600),random(0,1),random(0,1));
ellipse(random(0,600),random(0,600),random(0,1),random(0,1));
ellipse(random(0,600),random(0,600),random(0,1),random(0,1));
ellipse(random(0,600),random(0,600),random(0,1),random(0,1));
ellipse(random(0,600),random(0,600),random(0,1),random(0,1));
ellipse(random(0,600),random(0,600),random(0,1),random(0,1));
ellipse(random(0,600),random(0,600),random(0,1),random(0,1));
ellipse(random(0,600),random(0,600),random(0,1),random(0,1));
ellipse(random(0,600),random(0,600),random(0,1),random(0,1));
ellipse(random(0,600),random(0,600),random(0,1),random(0,1));
ellipse(random(0,600),random(0,600),random(0,1),random(0,1));
ellipse(random(0,600),random(0,600),random(0,1),random(0,1));
ellipse(random(0,600),random(0,600),random(0,1),random(0,1));
ellipse(random(0,600),random(0,600),random(0,1),random(0,1));
ellipse(random(0,600),random(0,600),random(0,1),random(0,1));
ellipse(random(0,600),random(0,600),random(0,1),random(0,1));
ellipse(random(0,600),random(0,600),random(0,1),random(0,1));
ellipse(random(0,600),random(0,600),random(0,1),random(0,1));
ellipse(random(0,600),random(0,600),random(0,1),random(0,1));
ellipse(random(0,600),random(0,600),random(0,1),random(0,1));
ellipse(random(0,600),random(0,600),random(0,1),random(0,1));
ellipse(random(0,600),random(0,600),random(0,1),random(0,1));
ellipse(random(0,600),random(0,600),random(0,1),random(0,1));
ellipse(random(0,600),random(0,600),random(0,1),random(0,1));
ellipse(random(0,600),random(0,600),random(0,1),random(0,1));
ellipse(random(0,600),random(0,600),random(0,1),random(0,1));
ellipse(random(0,600),random(0,600),random(0,1),random(0,1));
ellipse(random(0,600),random(0,600),random(0,1),random(0,1));
ellipse(random(0,600),random(0,600),random(0,1),random(0,1));
ellipse(random(0,600),random(0,600),random(0,1),random(0,1));
ellipse(random(0,600),random(0,600),random(0,1),random(0,1));
ellipse(random(0,600),random(0,600),random(0,1),random(0,1));
ellipse(random(0,600),random(0,600),random(0,1),random(0,1));
ellipse(random(0,600),random(0,600),random(0,1),random(0,1));
ellipse(random(0,600),random(0,600),random(0,1),random(0,1));
ellipse(random(0,600),random(0,600),random(0,1),random(0,1));
ellipse(random(0,600),random(0,600),random(0,1),random(0,1));
ellipse(random(0,600),random(0,600),random(0,1),random(0,1));
ellipse(random(0,600),random(0,600),random(0,1),random(0,1));
ellipse(random(0,600),random(0,600),random(0,1),random(0,1));
ellipse(random(0,600),random(0,600),random(0,1),random(0,1));
ellipse(random(0,600),random(0,600),random(0,1),random(0,1));
ellipse(random(0,600),random(0,600),random(0,1),random(0,1));
ellipse(random(0,600),random(0,600),random(0,1),random(0,1));
ellipse(random(0,600),random(0,600),random(0,1),random(0,1));
ellipse(random(0,600),random(0,600),random(0,1),random(0,1));
ellipse(random(0,600),random(0,600),random(0,1),random(0,1));
ellipse(random(0,600),random(0,600),random(0,1),random(0,1));
ellipse(random(0,600),random(0,600),random(0,1),random(0,1));
ellipse(random(0,600),random(0,600),random(0,1),random(0,1));
ellipse(random(0,600),random(0,600),random(0,1),random(0,1));
ellipse(random(0,600),random(0,600),random(0,1),random(0,1));
ellipse(random(0,600),random(0,600),random(0,1),random(0,1));
ellipse(random(0,600),random(0,600),random(0,1),random(0,1));
ellipse(random(0,600),random(0,600),random(0,1),random(0,1));
ellipse(random(0,600),random(0,600),random(0,1),random(0,1));
ellipse(random(0,600),random(0,600),random(0,1),random(0,1));
ellipse(random(0,600),random(0,600),random(0,1),random(0,1));
ellipse(random(0,600),random(0,600),random(0,1),random(0,1));
ellipse(random(0,600),random(0,600),random(0,1),random(0,1));
ellipse(random(0,600),random(0,600),random(0,1),random(0,1));
ellipse(random(0,600),random(0,600),random(0,1),random(0,1));
ellipse(random(0,600),random(0,600),random(0,1),random(0,1));
ellipse(random(0,600),random(0,600),random(0,1),random(0,1));
ellipse(random(0,600),random(0,600),random(0,1),random(0,1));
ellipse(random(0,600),random(0,600),random(0,1),random(0,1));
ellipse(random(0,600),random(0,600),random(0,1),random(0,1));
ellipse(random(0,600),random(0,600),random(0,1),random(0,1));
ellipse(random(0,600),random(0,600),random(0,1),random(0,1));
ellipse(random(0,600),random(0,600),random(0,1),random(0,1));
ellipse(random(0,600),random(0,600),random(0,1),random(0,1));
ellipse(random(0,600),random(0,600),random(0,1),random(0,1));
ellipse(random(0,600),random(0,600),random(0,1),random(0,1));
ellipse(random(0,600),random(0,600),random(0,1),random(0,1));
ellipse(random(0,600),random(0,600),random(0,1),random(0,1));
ellipse(random(0,600),random(0,600),random(0,1),random(0,1));
ellipse(random(0,600),random(0,600),random(0,1),random(0,1));
ellipse(random(0,600),random(0,600),random(0,1),random(0,1));
ellipse(random(0,600),random(0,600),random(0,1),random(0,1));
ellipse(random(0,600),random(0,600),random(0,1),random(0,1));
ellipse(random(0,600),random(0,600),random(0,1),random(0,1));
ellipse(random(0,600),random(0,600),random(0,1),random(0,1));
ellipse(random(0,600),random(0,600),random(0,1),random(0,1));
ellipse(random(0,600),random(0,600),random(0,1),random(0,1));
ellipse(random(0,600),random(0,600),random(0,1),random(0,1));
ellipse(random(0,600),random(0,600),random(0,1),random(0,1));
ellipse(random(0,600),random(0,600),random(0,1),random(0,1));
ellipse(random(0,600),random(0,600),random(0,1),random(0,1));
ellipse(random(0,600),random(0,600),random(0,1),random(0,1));
ellipse(random(0,600),random(0,600),random(0,1),random(0,1));
ellipse(random(0,600),random(0,600),random(0,1),random(0,1));
ellipse(random(0,600),random(0,600),random(0,1),random(0,1));
ellipse(random(0,600),random(0,600),random(0,1),random(0,1));
ellipse(random(0,600),random(0,600),random(0,1),random(0,1));
ellipse(random(0,600),random(0,600),random(0,1),random(0,1));
ellipse(random(0,600),random(0,600),random(0,1),random(0,1));
ellipse(random(0,600),random(0,600),random(0,1),random(0,1));
ellipse(random(0,600),random(0,600),random(0,1),random(0,1));
ellipse(random(0,600),random(0,600),random(0,1),random(0,1));
ellipse(random(0,600),random(0,600),random(0,1),random(0,1));
ellipse(random(0,600),random(0,600),random(0,1),random(0,1));
ellipse(random(0,600),random(0,600),random(0,1),random(0,1));
ellipse(random(0,600),random(0,600),random(0,1),random(0,1));
ellipse(random(0,600),random(0,600),random(0,1),random(0,1));
ellipse(random(0,600),random(0,600),random(0,1),random(0,1));
ellipse(random(0,600),random(0,600),random(0,1),random(0,1));
ellipse(random(0,600),random(0,600),random(0,1),random(0,1));
ellipse(random(0,600),random(0,600),random(0,1),random(0,1));
ellipse(random(0,600),random(0,600),random(0,1),random(0,1));
ellipse(random(0,600),random(0,600),random(0,1),random(0,1));
ellipse(random(0,600),random(0,600),random(0,1),random(0,1));
ellipse(random(0,600),random(0,600),random(0,1),random(0,1));
ellipse(random(0,600),random(0,600),random(0,1),random(0,1));
ellipse(random(0,600),random(0,600),random(0,1),random(0,1));
ellipse(random(0,600),random(0,600),random(0,1),random(0,1));
ellipse(random(0,600),random(0,600),random(0,1),random(0,1));
ellipse(random(0,600),random(0,600),random(0,1),random(0,1));
ellipse(random(0,600),random(0,600),random(0,1),random(0,1));
ellipse(random(0,600),random(0,600),random(0,1),random(0,1));
ellipse(random(0,600),random(0,600),random(0,1),random(0,1));
ellipse(random(0,600),random(0,600),random(0,1),random(0,1));
ellipse(random(0,600),random(0,600),random(0,1),random(0,1));
ellipse(random(0,600),random(0,600),random(0,1),random(0,1));
ellipse(random(0,600),random(0,600),random(0,1),random(0,1));
ellipse(random(0,600),random(0,600),random(0,1),random(0,1));
ellipse(random(0,600),random(0,600),random(0,1),random(0,1));
ellipse(random(0,600),random(0,600),random(0,1),random(0,1));
ellipse(random(0,600),random(0,600),random(0,1),random(0,1));
ellipse(random(0,600),random(0,600),random(0,1),random(0,1));
ellipse(random(0,600),random(0,600),random(0,1),random(0,1));
ellipse(random(0,600),random(0,600),random(0,1),random(0,1));
ellipse(random(0,600),random(0,600),random(0,1),random(0,1));
ellipse(random(0,600),random(0,600),random(0,1),random(0,1));
ellipse(random(0,600),random(0,600),random(0,1),random(0,1));
ellipse(random(0,600),random(0,600),random(0,1),random(0,1));
ellipse(random(0,600),random(0,600),random(0,1),random(0,1));
ellipse(random(0,600),random(0,600),random(0,1),random(0,1));
ellipse(random(0,600),random(0,600),random(0,1),random(0,1));
ellipse(random(0,600),random(0,600),random(0,1),random(0,1));
ellipse(random(0,600),random(0,600),random(0,1),random(0,1));
ellipse(random(0,600),random(0,600),random(0,1),random(0,1));
ellipse(random(0,600),random(0,600),random(0,1),random(0,1));
ellipse(random(0,600),random(0,600),random(0,1),random(0,1));
ellipse(random(0,600),random(0,600),random(0,1),random(0,1));
ellipse(random(0,600),random(0,600),random(0,1),random(0,1));
ellipse(random(0,600),random(0,600),random(0,1),random(0,1));
ellipse(random(0,600),random(0,600),random(0,1),random(0,1));
ellipse(random(0,600),random(0,600),random(0,1),random(0,1));
ellipse(random(0,600),random(0,600),random(0,1),random(0,1));
ellipse(random(0,600),random(0,600),random(0,1),random(0,1));
ellipse(random(0,600),random(0,600),random(0,1),random(0,1));
ellipse(random(0,600),random(0,600),random(0,1),random(0,1));
ellipse(random(0,600),random(0,600),random(0,1),random(0,1));
ellipse(random(0,600),random(0,600),random(0,1),random(0,1));
ellipse(random(0,600),random(0,600),random(0,1),random(0,1));
ellipse(random(0,600),random(0,600),random(0,1),random(0,1));
ellipse(random(0,600),random(0,600),random(0,1),random(0,1));
ellipse(random(0,600),random(0,600),random(0,1),random(0,1));
ellipse(random(0,600),random(0,600),random(0,1),random(0,1));
ellipse(random(0,600),random(0,600),random(0,1),random(0,1));
ellipse(random(0,600),random(0,600),random(0,1),random(0,1));
ellipse(random(0,600),random(0,600),random(0,1),random(0,1));
ellipse(random(0,600),random(0,600),random(0,1),random(0,1));
ellipse(random(0,600),random(0,600),random(0,1),random(0,1));
ellipse(random(0,600),random(0,600),random(0,1),random(0,1));
ellipse(random(0,600),random(0,600),random(0,1),random(0,1));
ellipse(random(0,600),random(0,600),random(0,1),random(0,1));
ellipse(random(0,600),random(0,600),random(0,1),random(0,1));
ellipse(random(0,600),random(0,600),random(0,1),random(0,1));
ellipse(random(0,600),random(0,600),random(0,1),random(0,1));
ellipse(random(0,600),random(0,600),random(0,1),random(0,1));
ellipse(random(0,600),random(0,600),random(0,1),random(0,1));
ellipse(random(0,600),random(0,600),random(0,1),random(0,1));
ellipse(random(0,600),random(0,600),random(0,1),random(0,1));
ellipse(random(0,600),random(0,600),random(0,1),random(0,1));
ellipse(random(0,600),random(0,600),random(0,1),random(0,1));
ellipse(random(0,600),random(0,600),random(0,1),random(0,1));
ellipse(random(0,600),random(0,600),random(0,1),random(0,1));
ellipse(random(0,600),random(0,600),random(0,1),random(0,1));
ellipse(random(0,600),random(0,600),random(0,1),random(0,1));
ellipse(random(0,600),random(0,600),random(0,1),random(0,1));
ellipse(random(0,600),random(0,600),random(0,1),random(0,1));
ellipse(random(0,600),random(0,600),random(0,1),random(0,1));
ellipse(random(0,600),random(0,600),random(0,1),random(0,1));
ellipse(random(0,600),random(0,600),random(0,1),random(0,1));
ellipse(random(0,600),random(0,600),random(0,1),random(0,1));
ellipse(random(0,600),random(0,600),random(0,1),random(0,1));
ellipse(random(0,600),random(0,600),random(0,1),random(0,1));
ellipse(random(0,600),random(0,600),random(0,1),random(0,1));
ellipse(random(0,600),random(0,600),random(0,1),random(0,1));
ellipse(random(0,600),random(0,600),random(0,1),random(0,1));
ellipse(random(0,600),random(0,600),random(0,1),random(0,1));
ellipse(random(0,600),random(0,600),random(0,1),random(0,1));
ellipse(random(0,600),random(0,600),random(0,1),random(0,1));
ellipse(random(0,600),random(0,600),random(0,1),random(0,1));
ellipse(random(0,600),random(0,600),random(0,1),random(0,1));
ellipse(random(0,600),random(0,600),random(0,1),random(0,1));
ellipse(random(0,600),random(0,600),random(0,1),random(0,1));
ellipse(random(0,600),random(0,600),random(0,1),random(0,1));
ellipse(random(0,600),random(0,600),random(0,1),random(0,1));
ellipse(random(0,600),random(0,600),random(0,1),random(0,1));
ellipse(random(0,600),random(0,600),random(0,1),random(0,1));
ellipse(random(0,600),random(0,600),random(0,1),random(0,1));
ellipse(random(0,600),random(0,600),random(0,1),random(0,1));
ellipse(random(0,600),random(0,600),random(0,1),random(0,1));
ellipse(random(0,600),random(0,600),random(0,1),random(0,1));
ellipse(random(0,600),random(0,600),random(0,1),random(0,1));
ellipse(random(0,600),random(0,600),random(0,1),random(0,1));
ellipse(random(0,600),random(0,600),random(0,1),random(0,1));
ellipse(random(0,600),random(0,600),random(0,1),random(0,1));
ellipse(random(0,600),random(0,600),random(0,1),random(0,1));
ellipse(random(0,600),random(0,600),random(0,1),random(0,1));
ellipse(random(0,600),random(0,600),random(0,1),random(0,1));
ellipse(random(0,600),random(0,600),random(0,1),random(0,1));
ellipse(random(0,600),random(0,600),random(0,1),random(0,1));
ellipse(random(0,600),random(0,600),random(0,1),random(0,1));
ellipse(random(0,600),random(0,600),random(0,1),random(0,1));
ellipse(random(0,600),random(0,600),random(0,1),random(0,1));
ellipse(random(0,600),random(0,600),random(0,1),random(0,1));
ellipse(random(0,600),random(0,600),random(0,1),random(0,1));
ellipse(random(0,600),random(0,600),random(0,1),random(0,1));
ellipse(random(0,600),random(0,600),random(0,1),random(0,1));
ellipse(random(0,600),random(0,600),random(0,1),random(0,1));
ellipse(random(0,600),random(0,600),random(0,1),random(0,1));
ellipse(random(0,600),random(0,600),random(0,1),random(0,1));
ellipse(random(0,600),random(0,600),random(0,1),random(0,1));
ellipse(random(0,600),random(0,600),random(0,1),random(0,1));
ellipse(random(0,600),random(0,600),random(0,1),random(0,1));
ellipse(random(0,600),random(0,600),random(0,1),random(0,1));
ellipse(random(0,600),random(0,600),random(0,1),random(0,1));
ellipse(random(0,600),random(0,600),random(0,1),random(0,1));
ellipse(random(0,600),random(0,600),random(0,1),random(0,1));
ellipse(random(0,600),random(0,600),random(0,1),random(0,1));
ellipse(random(0,600),random(0,600),random(0,1),random(0,1));
ellipse(random(0,600),random(0,600),random(0,1),random(0,1));
ellipse(random(0,600),random(0,600),random(0,1),random(0,1));
ellipse(random(0,600),random(0,600),random(0,1),random(0,1));
ellipse(random(0,600),random(0,600),random(0,1),random(0,1));
ellipse(random(0,600),random(0,600),random(0,1),random(0,1));
ellipse(random(0,600),random(0,600),random(0,1),random(0,1));
ellipse(random(0,600),random(0,600),random(0,1),random(0,1));
ellipse(random(0,600),random(0,600),random(0,1),random(0,1));
ellipse(random(0,600),random(0,600),random(0,1),random(0,1));
ellipse(random(0,600),random(0,600),random(0,1),random(0,1));
ellipse(random(0,600),random(0,600),random(0,1),random(0,1));
ellipse(random(0,600),random(0,600),random(0,1),random(0,1));
ellipse(random(0,600),random(0,600),random(0,1),random(0,1));
ellipse(random(0,600),random(0,600),random(0,1),random(0,1));
ellipse(random(0,600),random(0,600),random(0,1),random(0,1));
ellipse(random(0,600),random(0,600),random(0,1),random(0,1));
ellipse(random(0,600),random(0,600),random(0,1),random(0,1));
ellipse(random(0,600),random(0,600),random(0,1),random(0,1));
ellipse(random(0,600),random(0,600),random(0,1),random(0,1));
ellipse(random(0,600),random(0,600),random(0,1),random(0,1));
ellipse(random(0,600),random(0,600),random(0,1),random(0,1));
ellipse(random(0,600),random(0,600),random(0,1),random(0,1));
ellipse(random(0,600),random(0,600),random(0,1),random(0,1));
ellipse(random(0,600),random(0,600),random(0,1),random(0,1));
ellipse(random(0,600),random(0,600),random(0,1),random(0,1));
ellipse(random(0,600),random(0,600),random(0,1),random(0,1));
ellipse(random(0,600),random(0,600),random(0,1),random(0,1));
ellipse(random(0,600),random(0,600),random(0,1),random(0,1));
ellipse(random(0,600),random(0,600),random(0,1),random(0,1));
ellipse(random(0,600),random(0,600),random(0,1),random(0,1));
ellipse(random(0,600),random(0,600),random(0,1),random(0,1));
ellipse(random(0,600),random(0,600),random(0,1),random(0,1));
ellipse(random(0,600),random(0,600),random(0,1),random(0,1));
ellipse(random(0,600),random(0,600),random(0,1),random(0,1));
ellipse(random(0,600),random(0,600),random(0,1),random(0,1));
ellipse(random(0,600),random(0,600),random(0,1),random(0,1));
ellipse(random(0,600),random(0,600),random(0,1),random(0,1));
ellipse(random(0,600),random(0,600),random(0,1),random(0,1));
ellipse(random(0,600),random(0,600),random(0,1),random(0,1));
ellipse(random(0,600),random(0,600),random(0,1),random(0,1));
ellipse(random(0,600),random(0,600),random(0,1),random(0,1));
ellipse(random(0,600),random(0,600),random(0,1),random(0,1));
ellipse(random(0,600),random(0,600),random(0,1),random(0,1));
ellipse(random(0,600),random(0,600),random(0,1),random(0,1));
ellipse(random(0,600),random(0,600),random(0,1),random(0,1));
ellipse(random(0,600),random(0,600),random(0,1),random(0,1));
ellipse(random(0,600),random(0,600),random(0,1),random(0,1));
ellipse(random(0,600),random(0,600),random(0,1),random(0,1));
ellipse(random(0,600),random(0,600),random(0,1),random(0,1));
ellipse(random(0,600),random(0,600),random(0,1),random(0,1));
ellipse(random(0,600),random(0,600),random(0,1),random(0,1));
ellipse(random(0,600),random(0,600),random(0,1),random(0,1));
ellipse(random(0,600),random(0,600),random(0,1),random(0,1));
ellipse(random(0,600),random(0,600),random(0,1),random(0,1));
ellipse(random(0,600),random(0,600),random(0,1),random(0,1));
ellipse(random(0,600),random(0,600),random(0,1),random(0,1));
ellipse(random(0,600),random(0,600),random(0,1),random(0,1));
ellipse(random(0,600),random(0,600),random(0,1),random(0,1));
ellipse(random(0,600),random(0,600),random(0,1),random(0,1));
ellipse(random(0,600),random(0,600),random(0,1),random(0,1));
ellipse(random(0,600),random(0,600),random(0,1),random(0,1));
ellipse(random(0,600),random(0,600),random(0,1),random(0,1));
ellipse(random(0,600),random(0,600),random(0,1),random(0,1));
ellipse(random(0,600),random(0,600),random(0,1),random(0,1));
ellipse(random(0,600),random(0,600),random(0,1),random(0,1));
ellipse(random(0,600),random(0,600),random(0,1),random(0,1));
ellipse(random(0,600),random(0,600),random(0,1),random(0,1));
ellipse(random(0,600),random(0,600),random(0,1),random(0,1));
ellipse(random(0,600),random(0,600),random(0,1),random(0,1));
ellipse(random(0,600),random(0,600),random(0,1),random(0,1));
ellipse(random(0,600),random(0,600),random(0,1),random(0,1));
ellipse(random(0,600),random(0,600),random(0,1),random(0,1));
ellipse(random(0,600),random(0,600),random(0,1),random(0,1));
ellipse(random(0,600),random(0,600),random(0,1),random(0,1));
ellipse(random(0,600),random(0,600),random(0,1),random(0,1));
ellipse(random(0,600),random(0,600),random(0,1),random(0,1));
ellipse(random(0,600),random(0,600),random(0,1),random(0,1));
ellipse(random(0,600),random(0,600),random(0,1),random(0,1));
ellipse(random(0,600),random(0,600),random(0,1),random(0,1));
ellipse(random(0,600),random(0,600),random(0,1),random(0,1));
ellipse(random(0,600),random(0,600),random(0,1),random(0,1));
ellipse(random(0,600),random(0,600),random(0,1),random(0,1));
ellipse(random(0,600),random(0,600),random(0,1),random(0,1));
ellipse(random(0,600),random(0,600),random(0,1),random(0,1));
ellipse(random(0,600),random(0,600),random(0,1),random(0,1));

}
